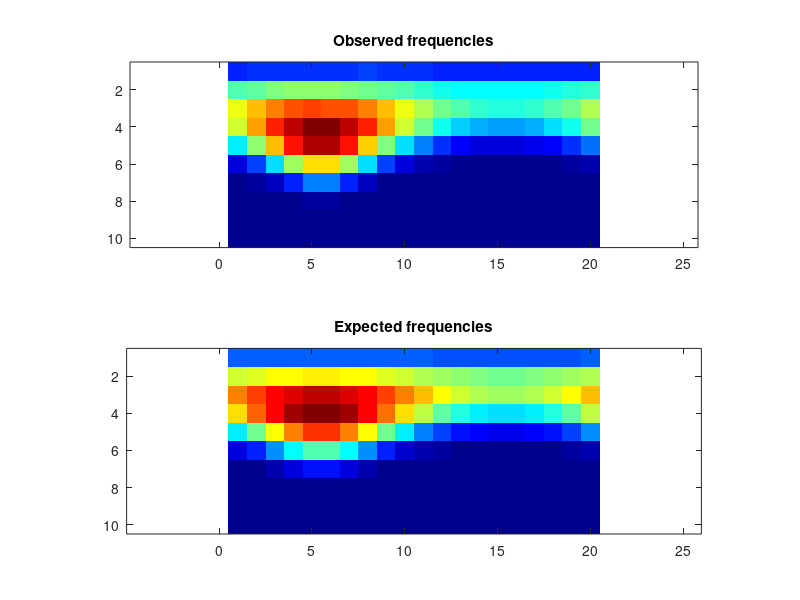

Source code (MATLAB):
frequencies = [ 3237, 3396, 3441, 3404, 3482, 3577, 3539, 3611, 3379, 3334, 3280, 3187, 3061, 3019, 3069, 3048, 3078, 3120, 3186, 3133; 9216, 9694, 10228, 10627, 10607, 10634, 10457, 9956, 9603, 9357, 8619, 8157, 7726, 7557, 7596, 7525, 7680, 7946, 8313, 8684; 12687, 14189, 15568, 16524, 16740, 16654, 16363, 15442, 14075, 12559, 11429, 10105, 9177, 8660, 8392, 8426, 8669, 9235, 10114, 11377; 12041, 14751, 17487, 19478, 20663, 20933, 19409, 17478, 14764, 11926, 9990, 7963, 6822, 5907, 5692, 5570, 5971, 6919, 7989, 9988; 7367, 10666, 14220, 17754, 19871, 19829, 17671, 13957, 10251, 7139, 4923, 3351, 2468, 1910, 1678, 1682, 1974, 2536, 3445, 4892; 1918, 3739, 7110, 10798, 13565, 13548, 10943, 6884, 3812, 1799, 859, 421, 244, 178, 120, 129, 168, 247, 437, 879; 77, 343, 1149, 3032, 4938, 5084, 3085, 1114, 315, 75, 9, 2, 5, 1, 0, 0, 1, 2, 4, 18; 0, 1, 12, 149, 555, 586, 149, 14, 1, 0, 0, 0, 0, 0, 0, 0, 0, 0, 0, 0; 0, 0, 0, 0, 4, 4, 0, 0, 0, 0, 0, 0, 0, 0, 0, 0, 0, 0, 0, 0; 0, 0, 0, 0, 0, 0, 0, 0, 0, 0, 0, 0, 0, 0, 0, 0, 0, 0, 0, 0 ];
expFrequencies = [ 12909, 13109.6, 13280.7, 13404.9, 13469.9, 13469.3, 13403, 13277.7, 13106, 12905, 12694.7, 12495.9, 12327.8, 12206.5, 12143.3, 12143.9, 12208.3, 12330.7, 12499.5, 12698.7; 35007.1, 36441.3, 37674.1, 38574.2, 39046.5, 39041.9, 38560.7, 37653.2, 36415.1, 34978.5, 33494, 32111.1, 30959.8, 30139.6, 29715.8, 29720, 30151.9, 30979.1, 32135.9, 33522.1; 45821.9, 49735.3, 53191.1, 55759.9, 57120.9, 57107.4, 55721, 53131.6, 49662.7, 45745.1, 41835.1, 38330.8, 35521.4, 33582, 32600.5, 32610.1, 33610.5, 35567.7, 38392.5, 41907.7; 40339.8, 47288.4, 53841.8, 58950.1, 61732.3, 61704.4, 58871.4, 53725.9, 47154.9, 40208.6, 33803.6, 28524.6, 24612.4, 22079.1, 20849.2, 20861, 22115.3, 24674.6, 28613.7, 33917.6; 21731.7, 29708.6, 38407.1, 45971.9, 50375.1, 50330, 45850.2, 38243.4, 29543.3, 21593.4, 15392.2, 11084.3, 8352.81, 6790.87, 6090.72, 6097.28, 6812.06, 8393.17, 11151.1, 15493.2; 4873.43, 9208.19, 15696.7, 22940.6, 27875.4, 27822.2, 22811.8, 15556.8, 9103.11, 4811.18, 2449.8, 1286.69, 743.421, 499.043, 405.027, 405.864, 502.039, 750.372, 1301.83, 2481.67; 167.759, 653.773, 2102.61, 4977.31, 7859.81, 7824.24, 4912.81, 2061.05, 637.778, 163.242, 39.0763, 9.97882, 3.10258, 1.32205, 0.84435, 0.848107, 1.33913, 3.16485, 10.2299, 40.1604; 0.0236464, 0.886298, 18.5725, 172.23, 578.493, 571.421, 166.472, 17.6394, 0.830358, 0.0219687, 0.000445849, 1.00183e-005, 3.66384e-007, 3.13689e-008, 8.46721e-009, 8.57834e-009, 3.25613e-008, 3.87797e-007, 1.07421e-005, 0.000480745; 0, 1.2533e-013, 4.69633e-007, 0.0129536, 1.66925, 1.59963, 0.0111866, 3.66507e-007, 8.98395e-014, 0, 0, 0, 0, 0, 0, 0, 0, 0, 0, 0; 0, 0, 0, 0, 0, 0, 0, 0, 0, 0, 0, 0, 0, 0, 0, 0, 0, 0, 0, 0 ];
colormap(jet);
clf; subplot(2,1,1);
imagesc(frequencies);
title('Observed frequencies');
axis equal;
subplot(2,1,2);
imagesc(expFrequencies);
axis equal;
title('Expected frequencies');
